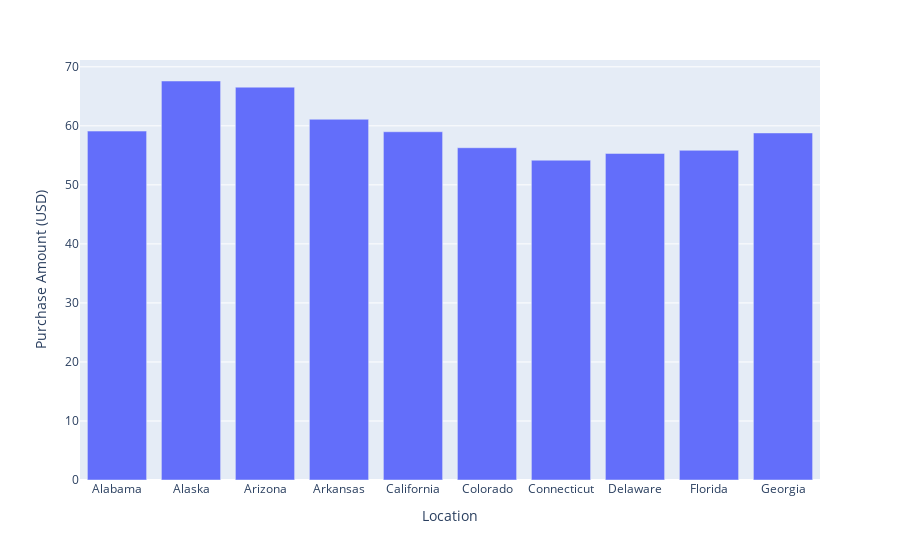

The notebook cell saved with this chart:
### Code cell
# Plotting top 10 locations where customers are spending
top_locations = df.groupby('Location')['Purchase Amount (USD)'].mean().sort_values(ascending = False)
top_locations = df.groupby('Location')['Purchase Amount (USD)'].mean().reset_index()
fig = px.bar(top_locations.head(10), x = 'Location' , y = 'Purchase Amount (USD)')
fig.show()

### Figure 1 — Plotly figure (JSON) as saved in the notebook; plotly's stock layout.template omitted (floating-point values rounded to 4 significant figures)
{"data": [{"hovertemplate": "Location=%{x}<br>Purchase Amount (USD)=%{y}<extra></extra>", "legendgroup": "", "marker": {"color": "#636efa", "pattern": {"shape": ""}}, "name": "", "orientation": "v", "showlegend": false, "textposition": "auto", "type": "bar", "x": ["Alabama", "Alaska", "Arizona", "Arkansas", "California", "Colorado", "Connecticut", "Delaware", "Florida", "Georgia"], "xaxis": "x", "y": [59.11, 67.6, 66.55, 61.11, 59.0, 56.29, 54.18, 55.33, 55.85, 58.8], "yaxis": "y"}], "layout": {"barmode": "relative", "legend": {"tracegroupgap": 0}, "margin": {"t": 60}, "xaxis": {"anchor": "y", "domain": [0, 1], "title": {"text": "Location"}}, "yaxis": {"anchor": "x", "domain": [0, 1], "title": {"text": "Purchase Amount (USD)"}}}}
